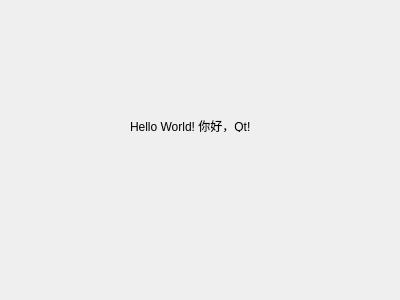
<?xml version="1.0" encoding="UTF-8"?>
<ui version="4.0">
 <class>HelloDialog</class>
 <widget class="QDialog" name="HelloDialog">
  <property name="geometry">
   <rect>
    <x>0</x>
    <y>0</y>
    <width>400</width>
    <height>300</height>
   </rect>
  </property>
  <property name="windowTitle">
   <string>Dialog</string>
  </property>
  <widget class="QLabel" name="label">
   <property name="geometry">
    <rect>
     <x>130</x>
     <y>120</y>
     <width>132</width>
     <height>12</height>
    </rect>
   </property>
   <property name="text">
    <string>Hello World! 你好，Qt!</string>
   </property>
  </widget>
 </widget>
 <resources/>
 <connections/>
</ui>
